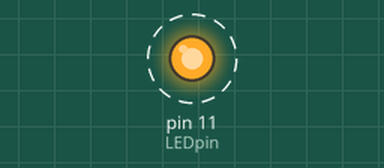
Simulated run of this sketch. Board: Arduino Uno, built with avr-gcc and run on an emulated ATmega328P. Shown: output pins drawn as LEDs (lit = HIGH). Dashed ring = blinking.

Above: at 0.2 s.
Timing chart, 0 to 3.5 s (numbered marks = the images above):
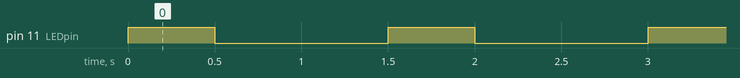

The sketch:

project2_Test.ino
```cpp
int LEDpin = 11; // define LEDpin with integer value 11
void setup() // setup function runs once
{
pinMode(LEDpin, OUTPUT); // define LEDpin as output
}
void loop() // loop function runs continuously
{
digitalWrite(LEDpin, HIGH); // set pin state HIGH to turn LED on
delay(500); // wait for a second = 1000ms
digitalWrite(LEDpin, LOW); // set pin state LOW to turn LED off
delay(1000);
}
```

Measured:
- by itself, pin 11 (LEDpin): alternates HIGH for 0.50 s and LOW for 1.0 s
